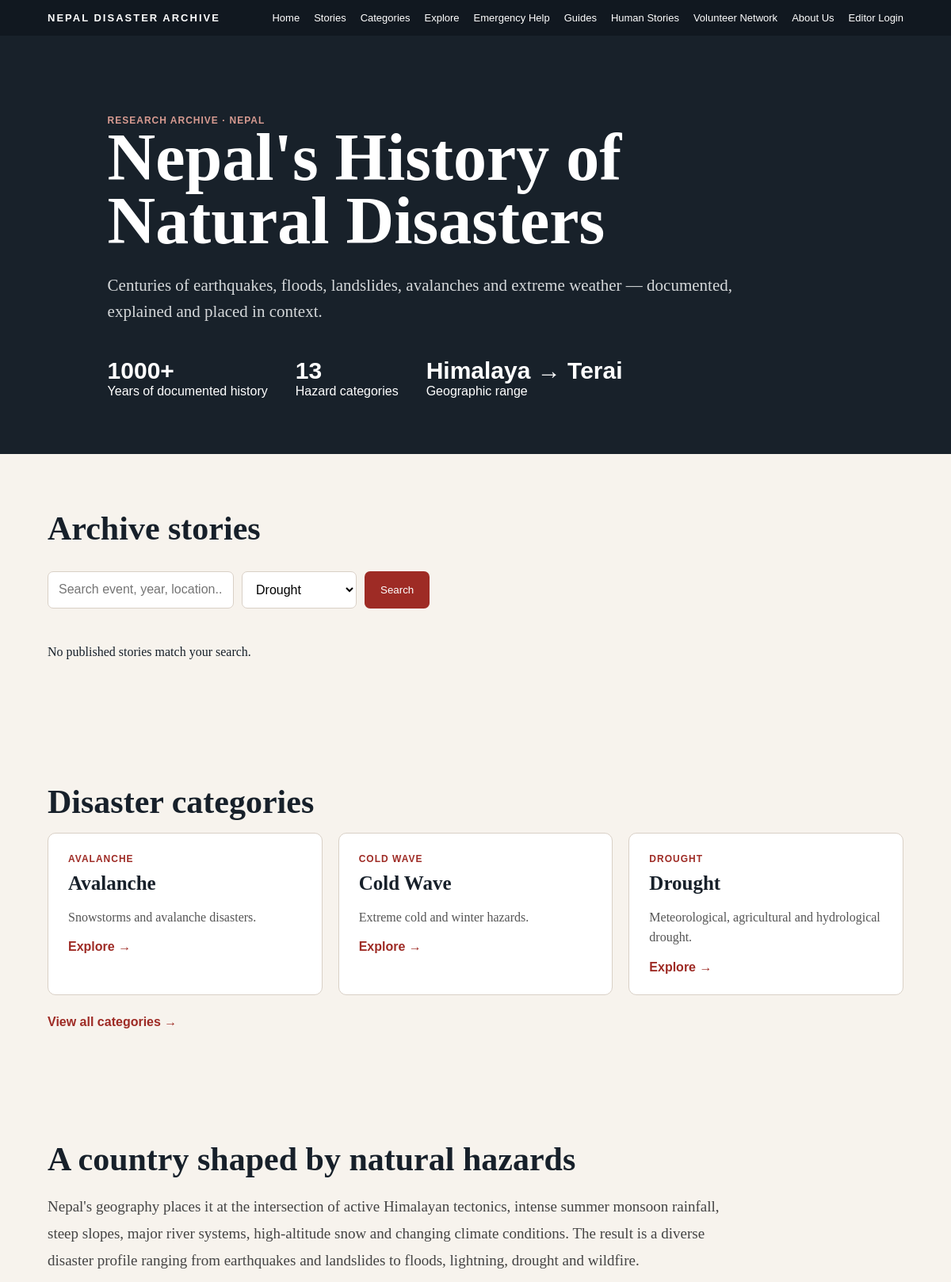
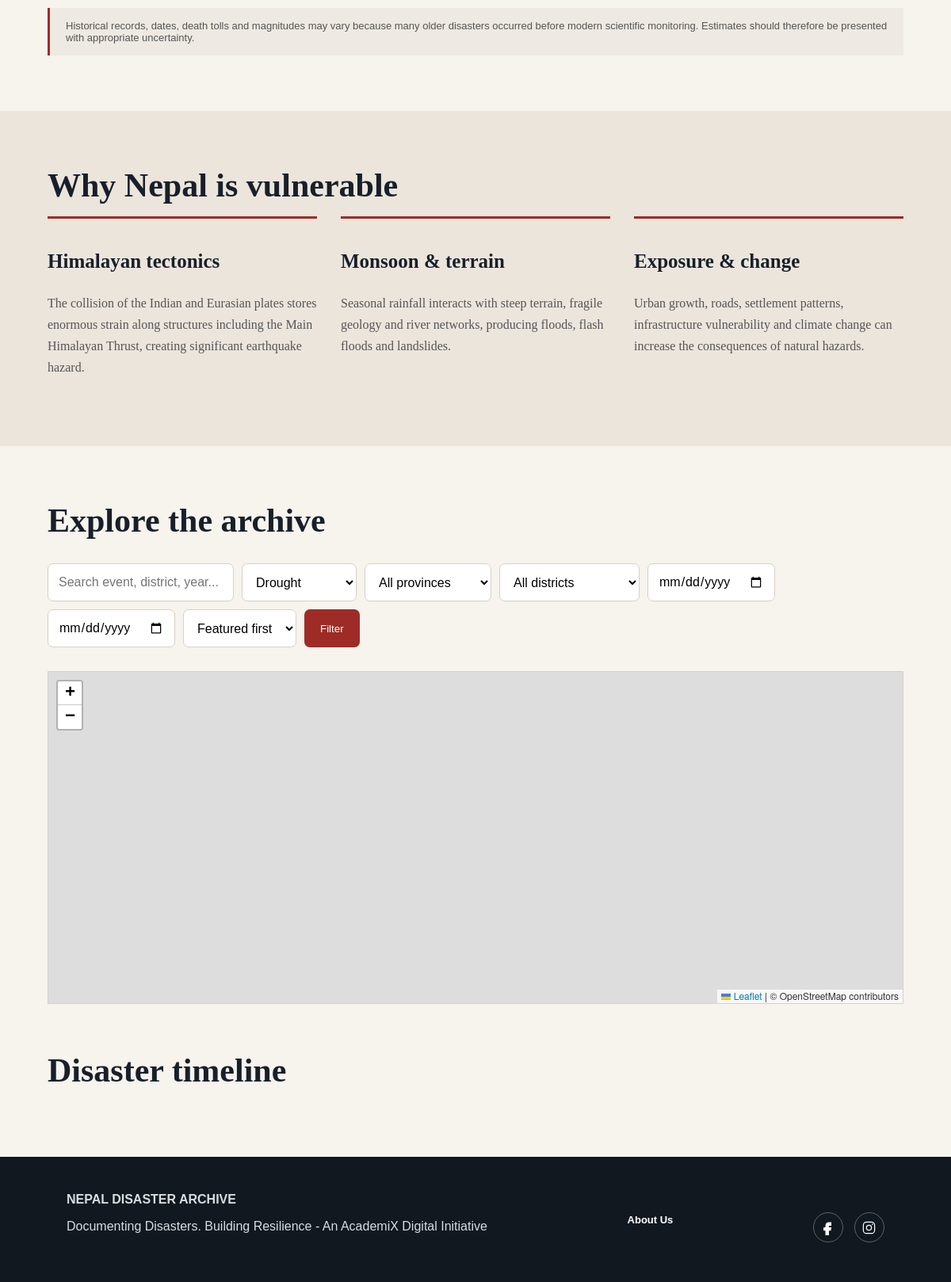
The app's page /?category=drought with its own data (2 pictures, top to bottom).
### tables this page shows
CREATE TABLE IF NOT EXISTS categories (
 id INT UNSIGNED AUTO_INCREMENT PRIMARY KEY,
 name VARCHAR(100) NOT NULL UNIQUE,
 slug VARCHAR(120) NOT NULL UNIQUE,
 description TEXT,
 created_at TIMESTAMP DEFAULT CURRENT_TIMESTAMP
);

### config/config.php (called while the page is built, shortened)
<?php
function db(): PDO {
    static $pdo = null;
    if ($pdo instanceof PDO) return $pdo;
    $pdo = new PDO(
        'mysql:host='.DB_HOST.';dbname='.DB_NAME.';charset=utf8mb4',
        DB_USER, DB_PASS,
        [
            PDO::ATTR_ERRMODE => PDO::ERRMODE_EXCEPTION,
            PDO::ATTR_DEFAULT_FETCH_MODE => PDO::FETCH_ASSOC,
            PDO::ATTR_EMULATE_PREPARES => false
        ]
    );
    return $pdo;
}
function e(?string $v): string { return htmlspecialchars($v ?? '', ENT_QUOTES, 'UTF-8'); }

### index.php (the view, shortened to what this page needs)
<?php
require_once __DIR__.'/config/config.php';
$q=trim($_GET['q']??'');$cat=trim($_GET['category']??'');$district=trim($_GET['district']??'');$province=trim($_GET['province']??'');$from=trim($_GET['from']??'');$to=trim($_GET['to']??'');$sort=$_GET['sort']??'featured';$where="WHERE s.status='PUBLISHED' AND s.story_type='DISASTER'";$params=[];
if($cat!==''){$where.=' AND c.slug=?';$params[]=$cat;}
$order=$sort==='oldest'?'COALESCE(s.event_date,"9999-12-31") ASC':($sort==='newest'?'COALESCE(s.event_date,"1000-01-01") DESC':'s.featured DESC,COALESCE(s.event_date,"1000-01-01") DESC');
$st=db()->prepare("SELECT s.*,c.name category,c.slug category_slug FROM stories s LEFT JOIN categories c ON c.id=s.category_id $where ORDER BY $order,s.created_at DESC");$st->execute($params);$stories=$st->fetchAll();
$cats=db()->query('SELECT * FROM categories ORDER BY name')->fetchAll();
?><!doctype html><html lang="en"><head><meta charset="utf-8"><meta name="viewport" content="width=device-width,initial-scale=1"><title>Natural Disasters of Nepal</title>
</head><body>
<nav class="nav">
    <a class="logo" href="#home">NEPAL DISASTER ARCHIVE</a>
    <div class="navlinks">
        <a href="#home">Home</a>
        <a href="#stories">Stories</a>
        <a href="#hazards">Categories</a>
        <a href="#explore">Explore</a>
        <a href="<?=BASE_URL?>/resources.php">Emergency Help</a>
        <a href="<?=BASE_URL?>/preparedness.php">Guides</a>
        <a href="<?=BASE_URL?>/human-stories.php">Human Stories</a>
        <a href="<?=BASE_URL?>/volunteer.php">Volunteer Network</a>
        <a href="<?=BASE_URL?>/about.php">About Us</a>
        <a href="<?=BASE_URL?>/admin/login.php">Editor Login</a>
    </div>
</nav>
<header class="hero" id="home">
    <div class="wrap">
        <div class="meta" style="color:#d79b91">Research Archive · Nepal</div>
        <h1>Nepal's History of Natural Disasters</h1>
        <p>Centuries of earthquakes, floods, landslides, avalanches and extreme weather — documented, explained and placed in context.</p>
        <div class="stats">
            <div class="stat">
                <strong>1000+</strong>Years of documented history</div>
                <div class="stat"><strong><?=count($cats)?></strong>Hazard categories</div><div class="stat"><strong>Himalaya → Terai</strong>Geographic range</div></div></div>
            </header>
    <section class="section" id="stories"><div class="wrap"><h2><?=$q?'Search results':'Archive stories'?></h2><form class="filters"><input name="q" value="<?=e($q)?>" placeholder="Search event, year, location..."><select name="category"><?php foreach($cats as $c):?><option value="<?=e($c['slug'])?>" <?=$cat===$c['slug']?'selected':''?>><?=e($c['name'])?></option><?php endforeach;?></select><button>Search</button></form><?php if(!$stories):?><p>No published stories match your search.</p><?php endif;?></div></section>
<section class="section" id="hazards"><div class="wrap"><h2>Disaster categories</h2><div class="cards"><?php foreach($cats as $categoryIndex=>$c):?><article class="card category-card"<?=$categoryIndex>=3?' hidden':''?>><div class="meta"><?=e($c['name'])?></div><h3><?=e($c['name'])?></h3><p><?=e($c['description'])?></p><a class="read" href="?category=<?=e($c['slug'])?>#stories">Explore →</a></article><?php endforeach;?></div><?php if(count($cats)>3):?><a class="more-link" href="#hazards" data-show-all=".category-card">View all categories →</a><?php endif;?></div></section>
    <section class="section" ><div class="wrap"><h2>A country shaped by natural hazards</h2><p class="intro">Nepal's geography places it at the intersection of active Himalayan tectonics, intense summer monsoon rainfall, steep slopes, major river systems, high-altitude snow and changing climate conditions. The result is a diverse disaster profile ranging from earthquakes and landslides to floods, lightning, drought and wildfire.</p><div class="disclaimer">Historical records, dates, death tolls and magnitudes may vary because many older disasters occurred before modern scientific monitoring. Estimates should therefore be presented with appropriate uncertainty.</div></div></section>
<section class="section why"><div class="wrap"><h2>Why Nepal is vulnerable</h2><div class="columns"><div><h3>Himalayan tectonics</h3><p>The collision of the Indian and Eurasian plates stores enormous strain along structures including the Main Himalayan Thrust, creating significant earthquake hazard.</p></div><div><h3>Monsoon & terrain</h3><p>Seasonal rainfall interacts with steep terrain, fragile geology and river networks, producing floods, flash floods and landslides.</p></div><div><h3>Exposure & change</h3><p>Urban growth, roads, settlement patterns, infrastructure vulnerability and climate change can increase the consequences of natural hazards.</p></div></div></div></section>
    <section class="section explore" id="explore"><div class="wrap"><h2>Explore the archive</h2><form class="filters" method="get" action="<?=BASE_URL?>/#stories"><input name="q" value="<?=e($q)?>" placeholder="Search event, district, year..."><select name="category"><?php foreach($cats as $c):?><option value="<?=e($c['slug'])?>" <?=$cat===$c['slug']?'selected':''?>><?=e($c['name'])?></option><?php endforeach;?></select><select name="province"><option value="">All provinces</option></select><select name="district"><option value="">All districts</option></select><input type="date" name="from" value="<?=e($from)?>" aria-label="From date"><input type="date" name="to" value="<?=e($to)?>" aria-label="To date"><select name="sort"><option value="featured" <?=$sort==='featured'?'selected':''?>>Featured first</option></select><button>Filter</button></form><div id="map" class="map"></div><h2 class="timeline-title">Disaster timeline</h2></div></section>
<link rel="stylesheet" href="https://unpkg.com/leaflet@1.9.4/dist/leaflet.css">
<style>.footer-grid,.footer-bottom{display:none}.footer{display:flex;align-items:center;justify-content:space-between;gap:25px;flex-wrap:wrap}.footer-about{color:#fff;text-decoration:none;font:700 13px Arial}.footer-about:hover{text-decoration:underline}</style><footer class="footer clean-footer"><div><strong>NEPAL DISASTER ARCHIVE</strong><p>Documenting Disasters. Building Resilience - An AcademiX Digital Initiative</p></div><a class="footer-about" href="<?=BASE_URL?>/about.php">About Us</a><div class="social-links" aria-label="Social media links"><a href="https://www.facebook.com/" target="_blank" rel="noopener noreferrer" aria-label="Facebook" title="Facebook"><svg viewBox="0 0 24 24" aria-hidden="true"><path d="M14 8h3V4h-3c-3.3 0-5 1.8-5 5v3H6v4h3v8h4v-8h3.2l.8-4H13V9c0-.7.3-1 1-1z"/></svg></a><a href="https://www.instagram.com/academix_digital/" target="_blank" rel="noopener noreferrer" aria-label="Instagram" title="Instagram"><svg viewBox="0 0 24 24" aria-hidden="true"><rect x="3" y="3" width="18" height="18" rx="5"/><circle cx="12" cy="12" r="4"/><circle cx="17.5" cy="6.5" r="1" class="icon-fill"/></svg></a></div></footer></body></html>

### index.php (style rules this page uses)
:root { --ink:#17202a;--paper:#f7f3ed;--red:#9e2b25;--muted:#6c706f;--line:#d9d0c6 }
* { box-sizing:border-box }
body { margin:0;background:var(--paper);color:var(--ink);font-family:Georgia,serif }
.nav { position:sticky;top:0;background:#111820;color:#fff;z-index:10;padding:15px 5%;display:flex;align-items:center;gap:25px;font-family:Arial }
.logo { font-weight:900;letter-spacing:2px }
.navlinks { margin-left:auto;display:flex;gap:18px }
.nav a { color:#fff;text-decoration:none;font-size:13px }
.hero { padding:100px 7% 70px;background:#18212a;color:white }
.hero h1 { font-size:clamp(44px,7vw,90px);line-height:.95;margin:0 0 25px;max-width:1000px }
.hero p { font-size:21px;max-width:800px;color:#d5d8da;line-height:1.6 }
.stats { display:flex;gap:35px;flex-wrap:wrap;margin-top:40px;font-family:Arial }
.stat strong { display:block;font-size:30px }
.wrap { width:min(1200px,90%);margin:auto }
.section { padding:70px 0 }
.section h2 { font-size:42px;margin:0 0 15px }
.intro { font-size:19px;line-height:1.8;color:#444;max-width:850px }
.filters { display:flex;gap:10px;flex-wrap:wrap;margin:30px 0 }
.filters input,.filters select { padding:13px;border:1px solid var(--line);background:white;border-radius:7px;font:16px Arial }
.filters button { padding:13px 20px;background:var(--red);color:white;border:0;border-radius:7px }
.cards { display:grid;grid-template-columns:repeat(3,1fr);gap:20px }
.card { background:white;border:1px solid var(--line);padding:25px;border-radius:10px }
.card h3 { font-size:25px;margin:10px 0 }
.meta { font:12px Arial;color:var(--red);font-weight:800;text-transform:uppercase;letter-spacing:1px }
.card p { line-height:1.6;color:#555 }
.read { color:var(--red);font-family:Arial;font-weight:700;text-decoration:none }
.why { background:#ece5dc }
.columns { display:grid;grid-template-columns:repeat(3,1fr);gap:30px }
.columns div { border-top:3px solid var(--red);padding-top:15px }
.columns h3 { font-size:25px }
.columns p { line-height:1.7;color:#555 }
.disclaimer { font:13px Arial;color:#555;border-left:3px solid var(--red);padding:15px 20px;background:#eee9e2 }
.footer { background:#111820;color:#d8dde0;padding:45px 7%;font-family:Arial }
.more-link { display:inline-block;margin-top:25px;color:var(--red);font-family:Arial;font-weight:700;text-decoration:none }
.social-links { display:flex;gap:14px;margin-top:20px }
.social-links a { display:inline-flex;width:38px;height:38px;align-items:center;justify-content:center;border:1px solid #59636a;border-radius:50%;color:#fff }
.social-links svg { width:19px;height:19px;fill:currentColor;stroke:currentColor;stroke-width:1.5 }
.map { height:420px;background:#dfe6e1;border:1px solid var(--line);margin:30px 0 }
.timeline-title { margin-top:60px!important }
.footer { display:flex;align-items:center;justify-content:space-between;gap:25px;flex-wrap:wrap }
.footer-about { color:#fff;text-decoration:none;font:700 13px Arial }

### records on screen
categories: name "AVALANCHE", name "Avalanche", description "Snowstorms and avalanche disasters."
categories: name "COLD WAVE", name "Cold Wave", description "Extreme cold and winter hazards."
categories: name "DROUGHT", name "Drought", description "Meteorological, agricultural and hydrological drought."

### other values on screen
count($cats) "13"
form field category "Drought"
